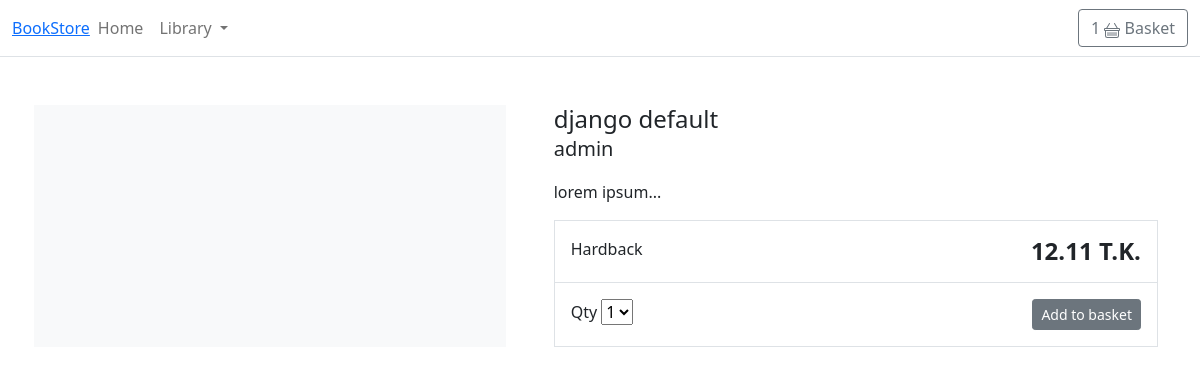
The page /django-default on the database its author committed.
### store/models.py (models this page shows, shortened)
class Product(models.Model):
    category = models.ForeignKey(Category, related_name='product', on_delete=models.CASCADE)
    created_by = models.ForeignKey(User, on_delete=models.CASCADE, related_name='product_creater')
    title = models.CharField(max_length=255)
    author = models.CharField(max_length=255, default='admin')
    description = models.TextField(blank=True)
    image = models.ImageField(upload_to='images/', default='images/default.jpg')
    slug = models.SlugField(max_length=255)
    price = models.DecimalField(max_digits=4, decimal_places=2)
    in_stock = models.BooleanField(default=True)
    is_active = models.BooleanField(default=True)
    created = models.DateTimeField(auto_now_add=True)
    updated = models.DateTimeField(auto_now=True)
    objects = models.Manager()
    products = ProductManager()
    class Meta:
        verbose_name_plural = 'Products'
        ordering = ('-created',)

### store/views.py (the view)
# urls.py: path('<slug:slug>', views.product_detail, name='product_detail'),
def product_detail(request, slug):
    product = get_object_or_404(Product, slug=slug, in_stock=True)
    return render(request, 'store/products/single.html', {'product': product})

### basket/context_processors.py (called while the page is built)
def basket(request):
    return {'basket': Basket(request)}

### store/context_processors.py (called while the page is built)
def categories(request):
    return {'categories': Category.objects.all()}

### store/models.py (called while the page is built)
    def get_absolute_url(self):
        return reverse('store:category_list', args=[self.slug])

### store/templates/store/products/single.html (shortened to what this page needs)
{% extends "../base.html" %}
{% block content %}
<div class="container">
    <main class="pt-5">
        <div class="row g-3">
            <div class="col-md-5 col-lg-5 order-md-first bg-light">
            </div>
            <div class="col-md-7 col-lg-7 ps-md-3 ps-lg-5">
                <h1 class="mb-0 h4">{{product.title}}</h1>
                <p><span class="lead">{{product.author}}</span></p>
                <p>{{product.description | slice:":355"}}...</p>
                <div class="border">
                    <div class="col border-bottom">
                        <div class="row p-3">
                            <div class="col-6">Hardback</div>
                            <div class="col-6 text-end"><span class="h4 fw-bold">{{product.price}} T.K.</span></div>
                        </div>
                    </div>
                    <div class="col">
                        <div class="row p-3">
                            <div class="col-6">
                                <label for="select">Qty</label>
                                <select name="" id="select">
                                    <option value="">1</option>
                                </select>
                            </div>
                            <div class="col-6 text-end">
                                <button type="button" class="btn btn-secondary btn-sm">Add to basket</button>
                            </div>
                        </div>
                    </div>
                </div>
            </div>
        </div>
    </main>
</div>
{%endblock%}

### rows shown on the page
Product: title "django default", author "admin", description "lorem ipsum", price "12.11"
